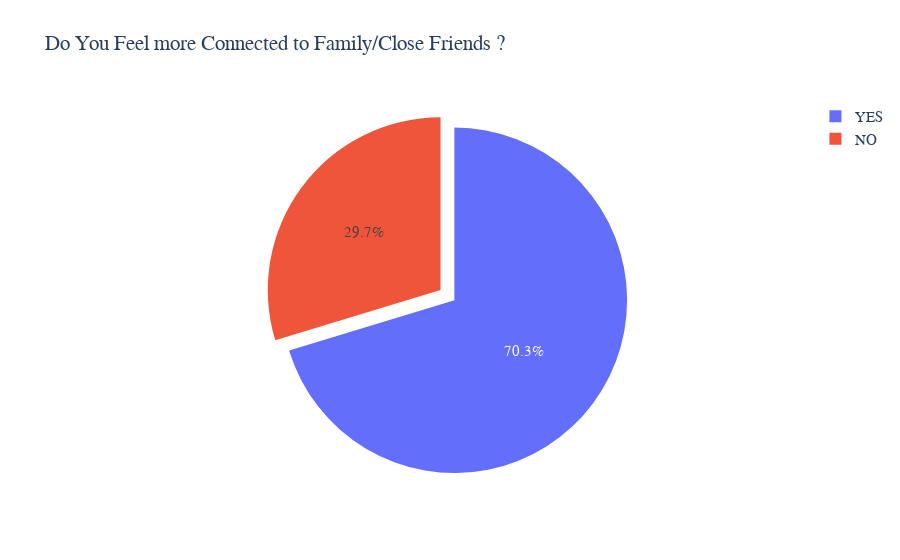

This figure's notebook cell:
### Markdown cell above
###  Do students find themselves MORE Connected with their Family/Close Frinds  ?

### Code cell
import plotly.graph_objects as go
from plotly import tools

labels, values = survey_df['more_family_connected'].unique(), survey_df['more_family_connected'].value_counts()

fig = go.Figure(data=[go.Pie(labels = labels, values = values, pull=[0.1])])
fig.update_layout(title = 'Do You Feel more Connected to Family/Close Friends ?',
                 font = dict(family = 'Droid Serif', size = 15))
fig.show()

### Figure 1 — Plotly figure (JSON) as saved in the notebook; plotly's stock layout.template omitted (floating-point values rounded to 4 significant figures)
{"data": [{"labels": ["YES", "NO"], "pull": [0.1], "type": "pie", "values": [831, 351]}], "layout": {"font": {"family": "Droid Serif", "size": 15}, "title": {"text": "Do You Feel more Connected to Family/Close Friends ?"}}}
